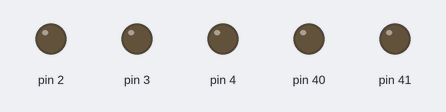
The sketch below on a simulated Arduino Mega 2560, built with avr-gcc and run on an emulated ATmega2560. Parts: output pins drawn as LEDs (lit = HIGH).

Above: at 5.0 s.
At 15.0 s:
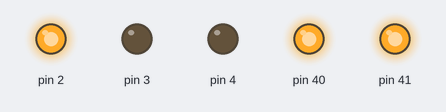
Timing chart, 0 to 26.0 s (numbered marks = the images above):
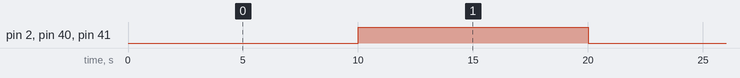

Measured:
- by itself, pin 2, pin 40, pin 41: alternates HIGH for 10.0 s and LOW for 10.0 s

The sketch:

pyro.ino
```cpp
void setup() {
  // Set pins 2, 3, 4, 40, and 41 as outputs
  pinMode(2, OUTPUT);
  pinMode(3, OUTPUT);
  pinMode(4, OUTPUT);
  pinMode(40, OUTPUT);
  pinMode(41, OUTPUT);

  // Turn on LEDs on pins 2, 3, 4
  //digitalWrite(2, HIGH);
  //digitalWrite(3, HIGH);
  //digitalWrite(4, HIGH);

  digitalWrite(2, LOW);
  digitalWrite(3, LOW);
  digitalWrite(4, LOW);
}

void loop() {
  digitalWrite(40, LOW);
  digitalWrite(41, LOW);
  digitalWrite(2, LOW);
  delay(10000);
  digitalWrite(40, HIGH);
  digitalWrite(41, HIGH);
  digitalWrite(2, HIGH);
  delay(10000);
}
```
